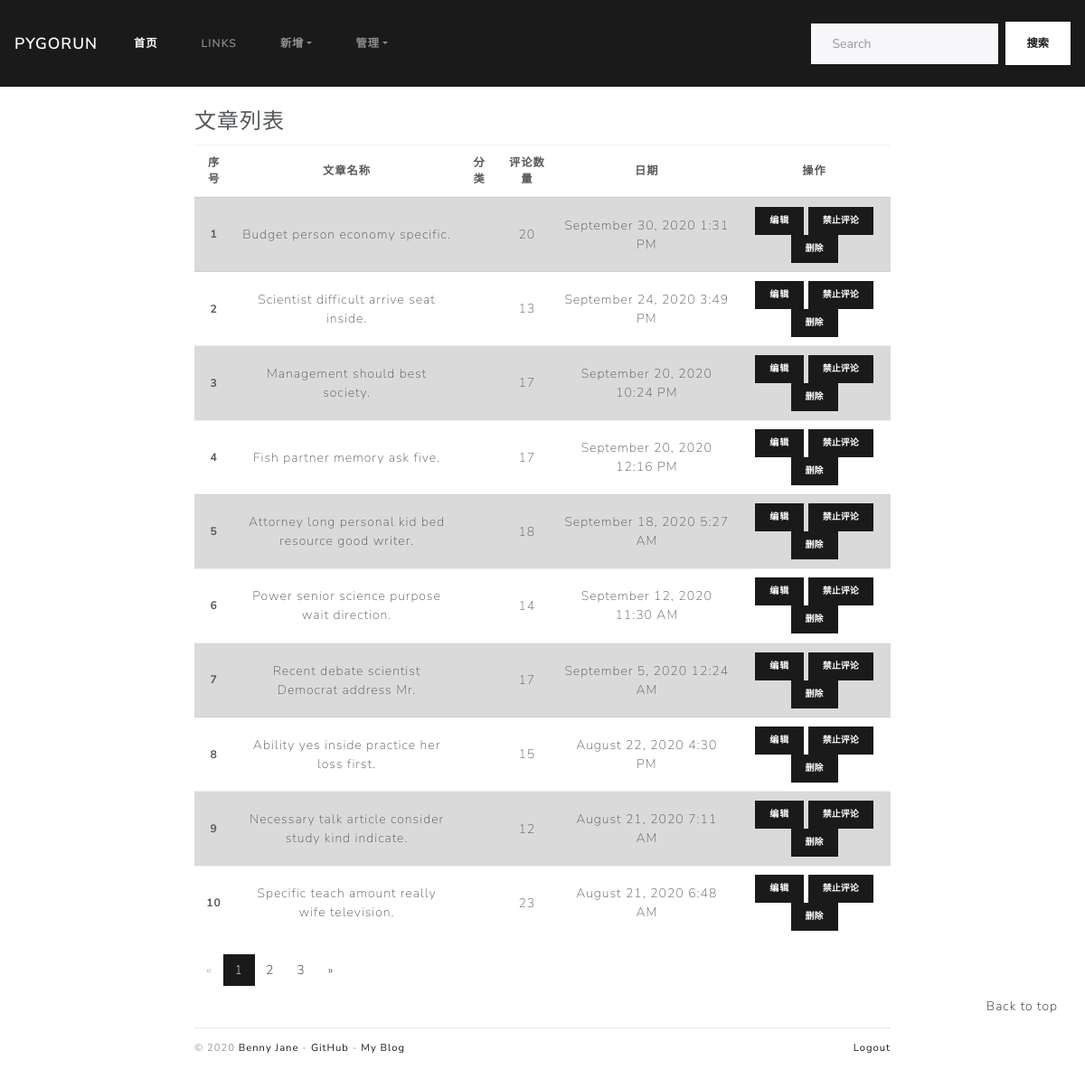
Page /admin/post/manager (signed in) on the earlier database version.
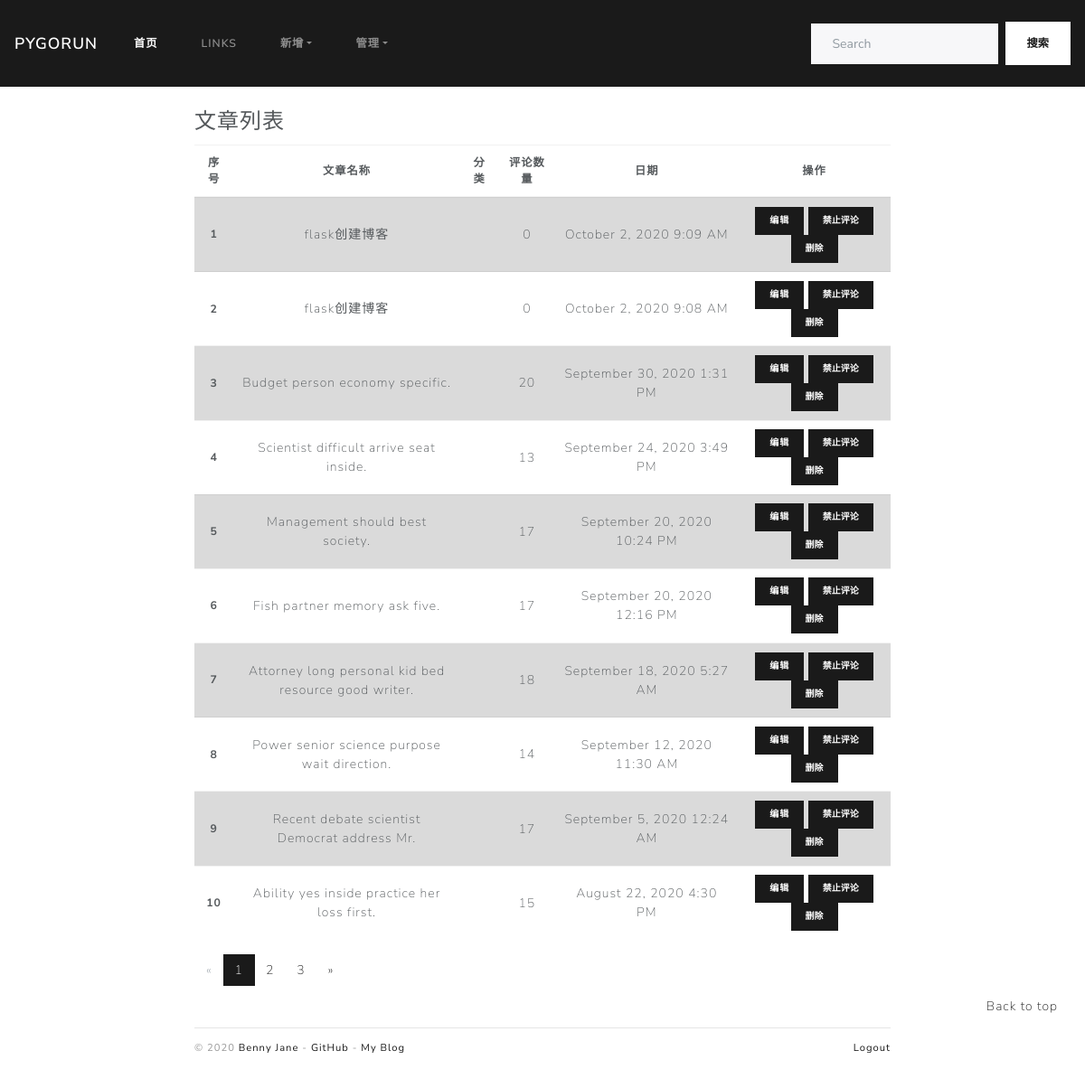
Same page on the later database version.
### blogDog/models.py (models this page shows)
class Post(db.Model):
    id = db.Column(db.Integer, primary_key=True)
    title = db.Column(db.String(255))
    sub_title = db.Column(db.Text)
    body = db.Column(db.Text)
    timestamp = db.Column(db.DateTime, default=datetime.utcnow, index=True)
    can_comment = db.Column(db.Boolean, default=True)
    isRecommend = db.Column(db.Boolean, default=False)
    category_id = db.Column(db.Integer, db.ForeignKey('category.id'))
    category = db.relationship("Category", back_populates="posts")
    comments = db.relationship("Comment", back_populates="post", cascade="all, delete-orphan")

### blogDog/web/admin.py (the view)
@admin_bp.route('/post/manager')
@login_required
def manager_post():
    page = request.args.get('page', 1, type=int)
    per_page = current_app.config['PER_PAGE']  # 考虑字符串问题
    half_page_display = int(current_app.config["HALF_PAGE_DISPLAY"])
    query = Post.query.order_by(Post.timestamp.desc())
    page_params = {
        'total': query.count(),
        'page_size': per_page,
        'half_page_display': half_page_display,
        'page': page,
        'url': request.full_path.replace('&page={}'.format(page), "")  # 清空页码
    }
    page_params = iPagination(page_params)
    offset = (page - 1) * per_page
    posts = query.offset(offset).limit(per_page).all()
    return render_template('admin/manage_post.html', page=page, page_params=page_params, posts=posts)

### blogDog/__init__.py (called while the page is built)
def register_template_context(app):
    @app.context_processor
    def make_template_context():
        admin = Admin.query.first()
        categories = Category.query.order_by(Category.name).all()
        links = Link.query.order_by(Link.name).all()
        subjects = Category.query.filter_by(isSubject=True).all()
        recommends = Post.query.filter_by(isRecommend=True).order_by(Post.timestamp.desc()).all()
        if current_user.is_authenticated:
            unread_comments = Comment.query.filter_by(reviewed=False).count()
        else:
            unread_comments = None
        return dict(admin=admin, categories=categories, links=links, recommends=recommends
                    , unread_comments=unread_comments, subjects=subjects)

### blogDog/extensions.py (called while the page is built)
@login_manager.user_loader
def load_user(user_id):
    from blogDog.models import Admin
    user = Admin.query.get(int(user_id))
    return user

### blogDog/templates/admin/manage_post.html (shortened to what this page needs)
{% extends 'admin/_admin_base.html' %}
{% block adminContent %}
    <legend>文章列表</legend>
    <table class="table table-hover">
        <thead class="table-cell">
        <tr>
            <th scope="col">序号</th>
            <th scope="col">文章名称</th>
            <th scope="col">分类</th>
            <th scope="col">评论数量</th>
            <th scope="col">日期</th>
            <th scope="col">操作</th>
        </tr>
        </thead>
        <tbody class="table-cell">
        {% if posts %}
            {% for post in posts %}
                <tr {% if (loop.index % 2 == 1) %}class="table-active" {% endif %}>
                    <th scope="row">{{ loop.index }}</th>
                    <td style="max-width: 300px">{{ post.title }}</td>
                    <td>{{ post.catetory }}</td>
                    <td>{{ post.comments|length }}</td>
                    <td>{{ moment(post.timestamp).format('LLL') }}</td>
                    <td class="table-deal">
                        <div class="justify-content-between">
                            <a type="button" class="btn btn-primary btn-sm"
                               href="{{ url_for('admin.edit_post', post_id=post.id) }}">编辑</a>
                            <button type="button" class="btn btn-primary btn-sm">禁止评论</button>
                            <form class="inline" method="post"
                                  action="{{ url_for('admin.delete_post', post_id=post.id) }}">
                                <button type="submit" class="btn btn-primary btn-sm" onclick="return confirm('是否确认删除？')">删除</button>
                            </form>
                        </div>
                    </td>
                </tr>
            {% endfor %}
        {% endif %}
        </tbody>
    </table>
{% endblock %}

Differences in the rows shown:
no longer on this page (row unchanged): Post: title "Necessary talk article consider study kind indicate.", comments|length "12", timestamp "August 21, 2020 7:11 AM"
no longer on this page (row unchanged): Post: title "Specific teach amount really wife television.", comments|length "23", timestamp "August 21, 2020 6:48 AM"
added Post: title "flask创建博客", comments|length "0", timestamp "October 2, 2020 9:09 AM"
added Post: title "flask创建博客", comments|length "0", timestamp "October 2, 2020 9:08 AM"
